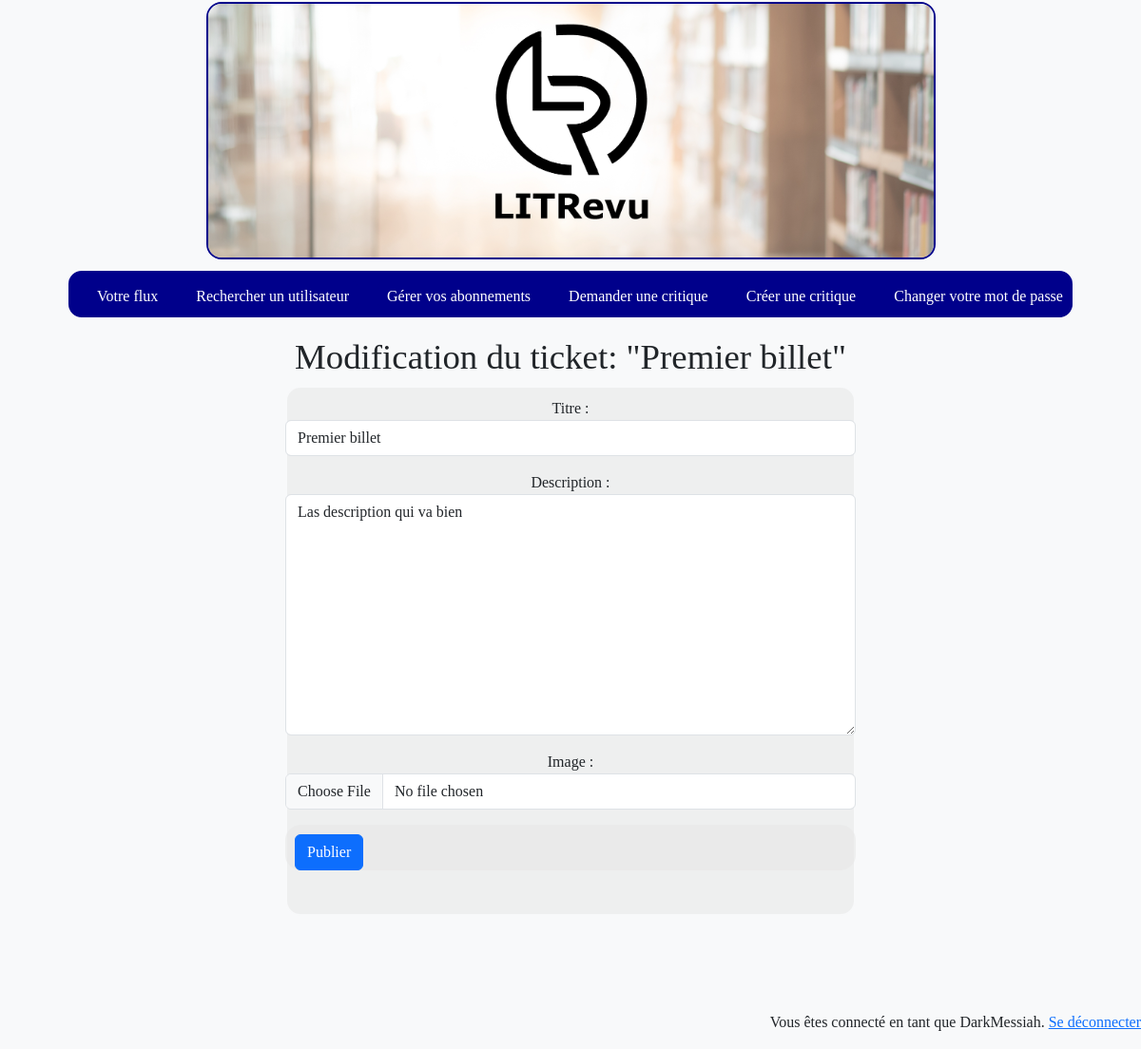
The page /ticket/update/3/ (signed in) on the database as committed earlier.
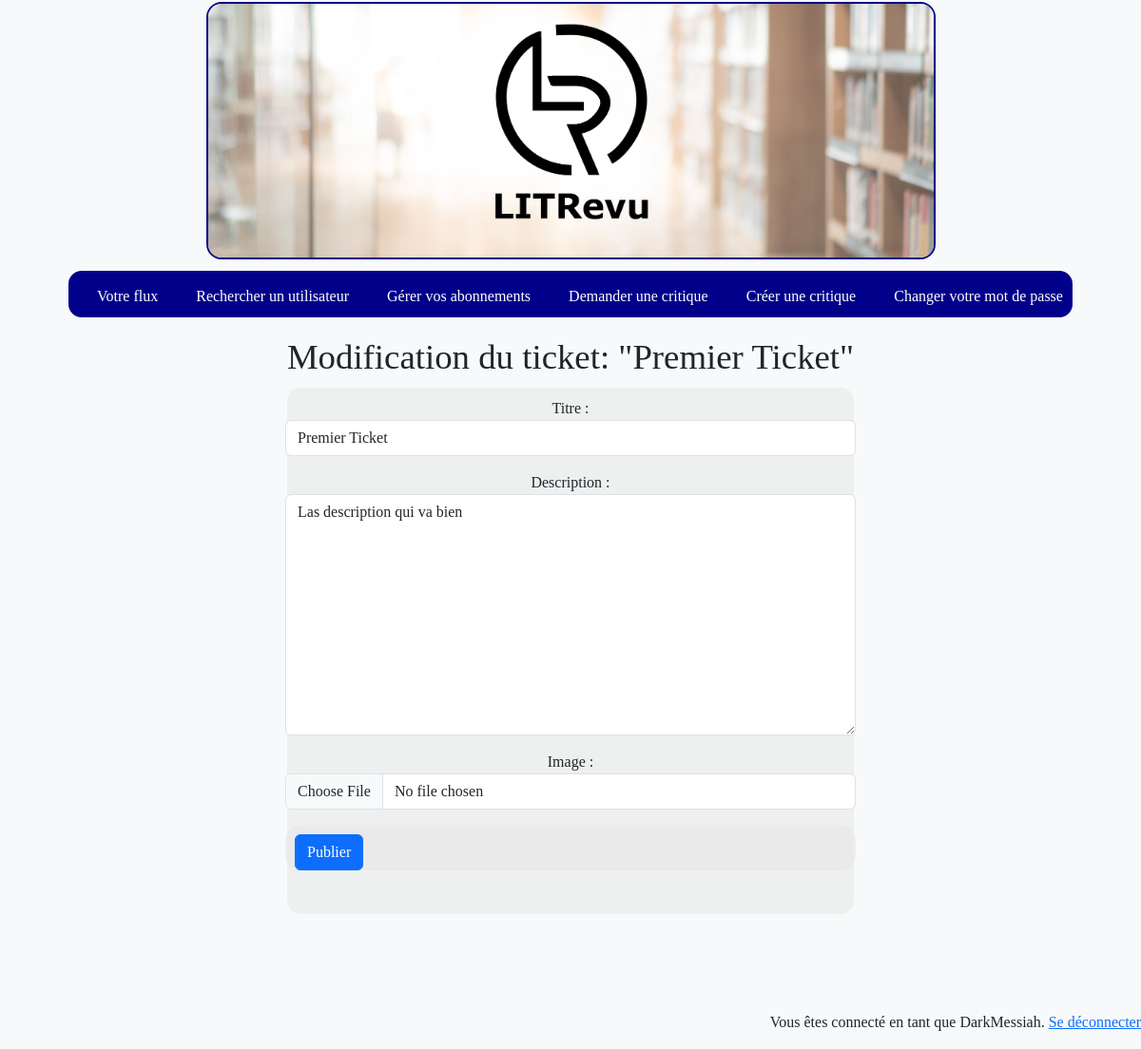
The same page on the database as committed later.
### review/models.py (models this page shows)
class Ticket(models.Model):
    title = models.CharField(max_length=128)
    description = models.TextField(max_length=2048, blank=True)
    user = models.ForeignKey(
        to=settings.AUTH_USER_MODEL, on_delete=models.CASCADE
    )
    image = models.ImageField(null=True, blank=True)
    time_created = models.DateTimeField(auto_now_add=True)

### review/views.py (the view, shortened to what this page needs)
class TicketUpdate(LoginRequiredMixin, UpdateView):
    model = review_models.Ticket
    template_name = "review/ticket_creation.html"
    form_class = forms.CreateTicket
    success_url = reverse_lazy("home")
    def get(self, request, *args, **kwargs):
        self.object = self.get_object()
        if request.user == self.object.user:
            return super().get(request, *args, **kwargs)
        else:
            raise PermissionDenied()

### review/forms.py
class CreateTicket(forms.ModelForm):
    ticket_creation = forms.BooleanField(
        widget=forms.HiddenInput, initial=True
    )
    title = forms.CharField(
        label="Titre", widget=forms.TextInput(attrs={"class": "form-control"})
    )
    description = forms.CharField(
        widget=forms.Textarea(attrs={"class": "form-control"})
    )
    image = forms.ImageField(
        required=False,
        widget=forms.ClearableFileInput(attrs={"class": "form-control"}),
    )
    class Meta:
        model = models.Ticket
        fields = ["title", "description", "image"]

### review/templates/review/ticket_creation.html (shortened to what this page needs)
{% extends 'base.html' %}
{% block content %}
    {% if object %}
        <h1>Modification du ticket: "{{ object.title }}"</h1>
    {% else %}
        <h1>Créer un ticket</h1>
    {% endif %}
    <section class="form-container d-flex justify-content-center align-items-center">
        <form method="post" enctype="multipart/form-data">
            {{ form.as_p }}
            <div class="d-flex justify-content-end">
                <button class="btn btn-primary" type="submit">Publier</button>
            </div>
        </form>
    </section>
{% endblock content %}

Rows that differ between the two databases and show on the page:
changed Ticket "Las description qui va bien": title "Premier billet" → "Premier Ticket"
